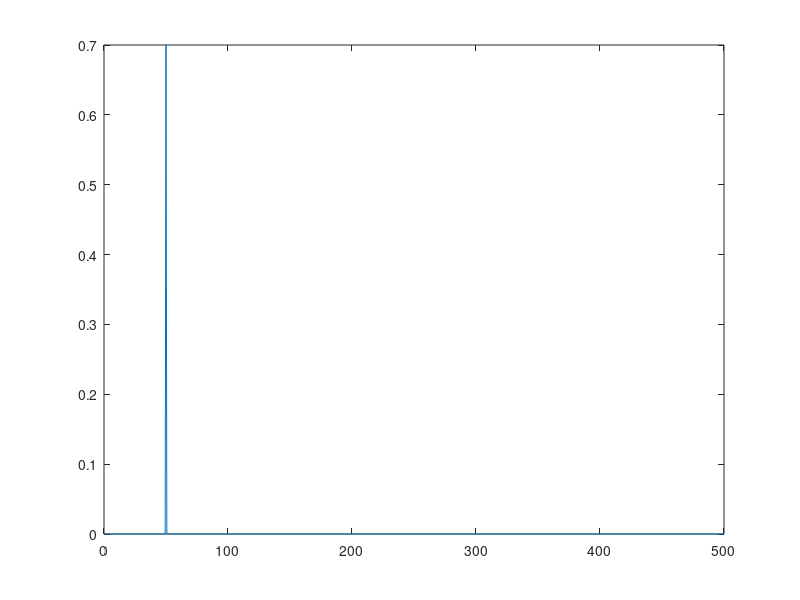
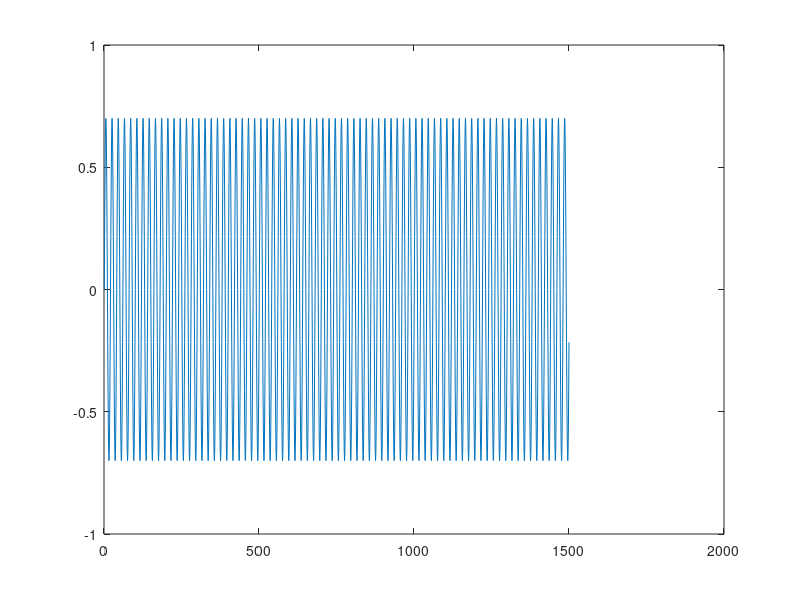

The MATLAB source for these figures, in order:
Fs = 1000;            % Sampling frequency                    
T = 1/Fs;             % Sampling period       
L = 1500;             % Length of signal
t = (0:L-1)*T;        % Time 

S = 0.7*sin(2*pi*50*t);


Y = fft(S);
P2 = abs(Y/L);
P1 = P2(1:L/2+1);
P1(2:end-1) = 2*P1(2:end-1);

figure(1)
f = Fs*(0:(L/2))/L;
plot(f,P1);
figure(2)
plot(S);